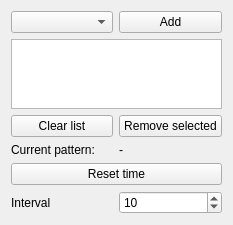
<?xml version="1.0" encoding="UTF-8"?>
<ui version="4.0">
 <class>CustomBlink</class>
 <widget class="QWidget" name="CustomBlink">
  <property name="geometry">
   <rect>
    <x>0</x>
    <y>0</y>
    <width>233</width>
    <height>221</height>
   </rect>
  </property>
  <layout class="QGridLayout" name="gridLayout">
   <item row="2" column="0">
    <widget class="QPushButton" name="clear">
     <property name="text">
      <string>Clear list</string>
     </property>
    </widget>
   </item>
   <item row="5" column="0">
    <widget class="QLabel" name="label">
     <property name="text">
      <string>Interval</string>
     </property>
    </widget>
   </item>
   <item row="0" column="1">
    <widget class="QPushButton" name="add">
     <property name="text">
      <string>Add</string>
     </property>
    </widget>
   </item>
   <item row="3" column="0">
    <widget class="QLabel" name="current_label">
     <property name="text">
      <string>Current pattern:</string>
     </property>
    </widget>
   </item>
   <item row="4" column="0" colspan="2">
    <widget class="QPushButton" name="reset">
     <property name="text">
      <string>Reset time</string>
     </property>
    </widget>
   </item>
   <item row="3" column="1">
    <widget class="QLabel" name="current">
     <property name="text">
      <string>-</string>
     </property>
    </widget>
   </item>
   <item row="2" column="1">
    <widget class="QPushButton" name="remove">
     <property name="text">
      <string>Remove selected</string>
     </property>
    </widget>
   </item>
   <item row="0" column="0">
    <widget class="QComboBox" name="patterns"/>
   </item>
   <item row="5" column="1">
    <widget class="QSpinBox" name="interval">
     <property name="minimum">
      <number>1</number>
     </property>
     <property name="maximum">
      <number>999999999</number>
     </property>
     <property name="value">
      <number>10</number>
     </property>
    </widget>
   </item>
   <item row="1" column="0" colspan="2">
    <widget class="QListView" name="selected_patterns">
     <property name="selectionMode">
      <enum>QAbstractItemView::MultiSelection</enum>
     </property>
    </widget>
   </item>
  </layout>
 </widget>
 <resources/>
 <connections/>
</ui>
